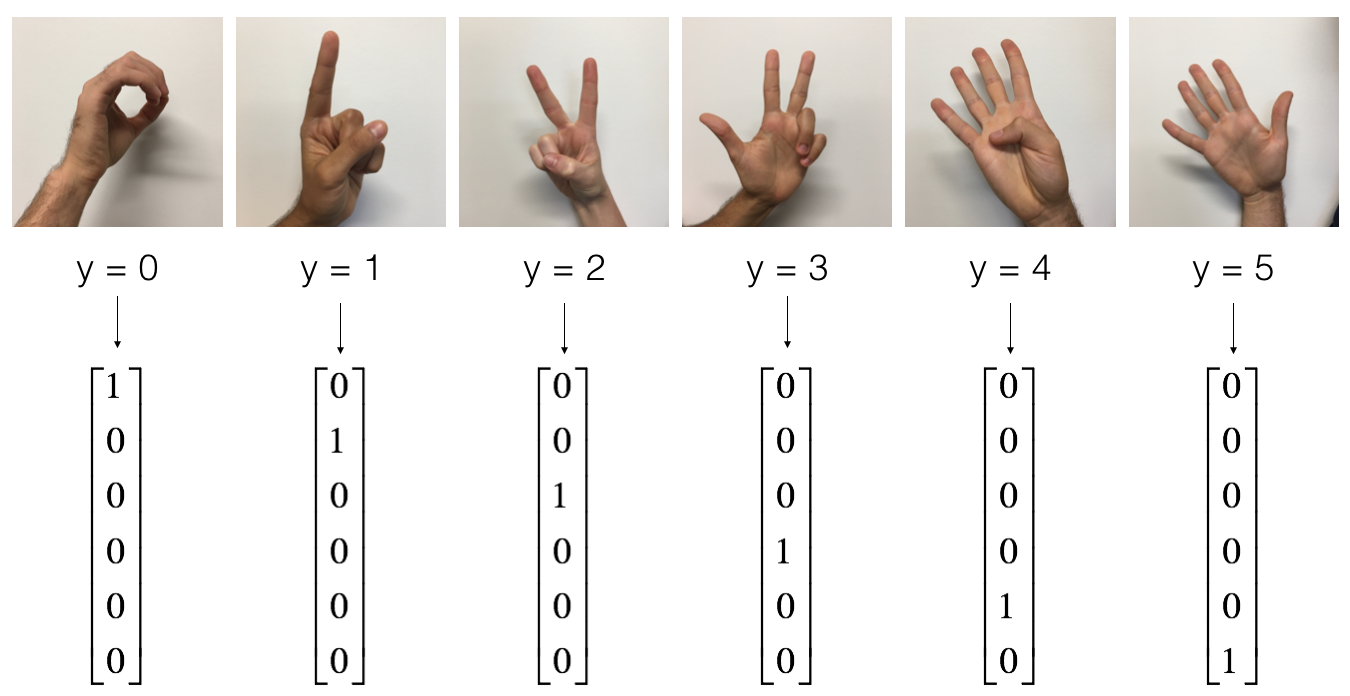
#> input picture Realtime-Hand-Gesture-Recognition/images/signs_data_kiank.png, 1350 x 696 px
$ python -i data_processing.py   (imports and definitions only)
#> lines starting #> are read from the running program, lines starting #| are printed output that depends on the picture; after the words box and inside, x2 and y2 are one past the last pixel; in counts of white or black regions, pixels touching at a corner belong together
#> further down, picture is the input picture: shape (696, 1350, 3); mean B, G, R 226.1, 229.2, 232.8
### Realtime-Hand-Gesture-Recognition/resnets_utils.py
import os
import numpy as np
import tensorflow as tf
import h5py
import math


def load_dataset():
    train_dataset = h5py.File('datasets/train_signs.h5', "r")
    train_set_x_orig = np.array(train_dataset["train_set_x"][:])  # your train set features
    train_set_y_orig = np.array(train_dataset["train_set_y"][:])  # your train set labels

    test_dataset = h5py.File('datasets/test_signs.h5', "r")
    test_set_x_orig = np.array(test_dataset["test_set_x"][:])  # your test set features
    test_set_y_orig = np.array(test_dataset["test_set_y"][:])  # your test set labels

    classes = np.array(test_dataset["list_classes"][:])  # the list of classes

    train_set_y_orig = train_set_y_orig.reshape((1, train_set_y_orig.shape[0]))
    test_set_y_orig = test_set_y_orig.reshape((1, test_set_y_orig.shape[0]))

    return train_set_x_orig, train_set_y_orig, test_set_x_orig, test_set_y_orig, classes


# [40 lines left out: function random_mini_batches, not called in this run]


def convert_to_one_hot(Y, C):
    Y = np.eye(C)[Y.reshape(-1)].T
    return Y


# [54 lines left out: functions forward_propagation_for_predict, predict, not called in this run]

### Realtime-Hand-Gesture-Recognition/data_processing.py
from resnets_utils import *
import cv2

# Data orignal
# [1 line that did not run here, left out]

# [1 line that did not run here, left out]
# [1 line that did not run here, left out]


def cup_background(frame):
    # HSV thresholding: Loại bỏ càng nhiều nền càng tốt
    hsv = cv2.cvtColor(frame, cv2.COLOR_BGR2HSV)
#> hsv: shape (696, 1350, 3); mean H, S, V 5.3, 10.8, 232.8
    lower_blue = np.array([0, 0, 120])
    upper_blue = np.array([180, 38, 255])

    # Tạo mask
    mask = cv2.inRange(hsv, lower_blue, upper_blue)
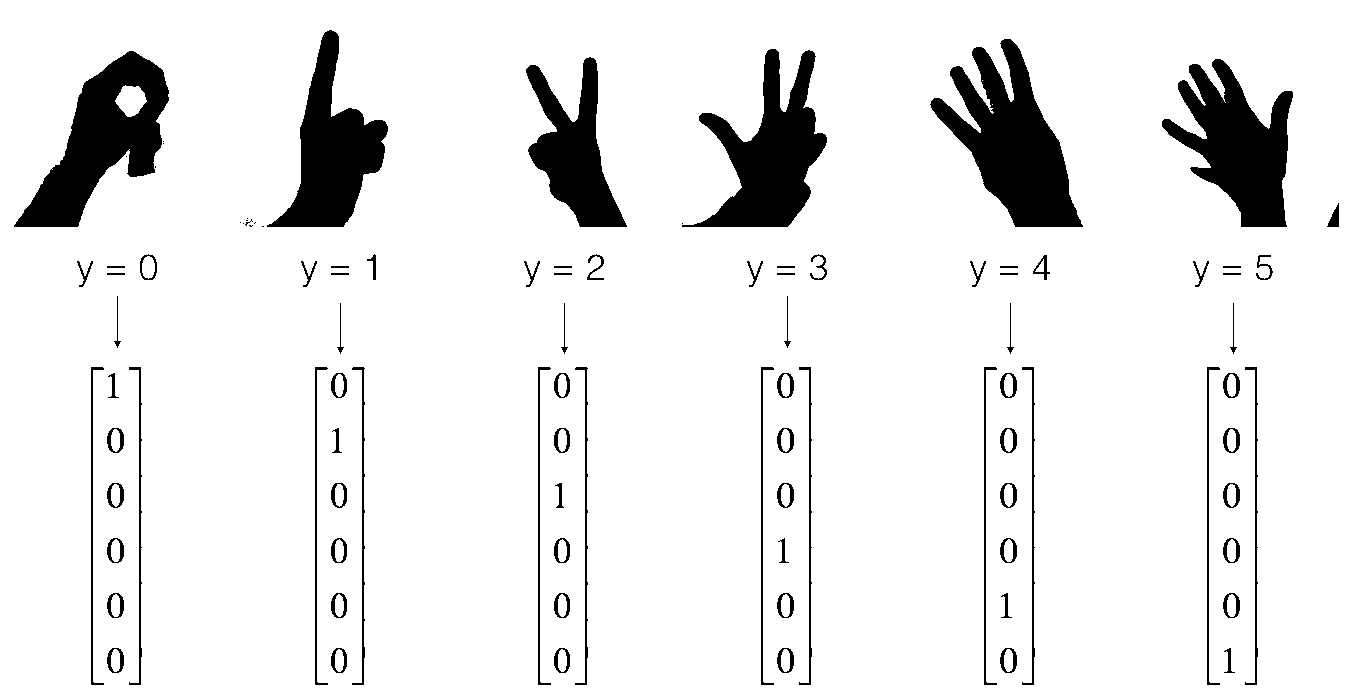
#> mask: shape (696, 1350); 91.2% white; 98 black regions (13 under 20 px), largest, box (x1, y1, x2, y2) and area: (930, 39, 1083, 227) 13397, (14, 51, 169, 227) 11892, (682, 49, 827, 227) 11336
    result = cv2.bitwise_and(frame, frame, mask=mask)
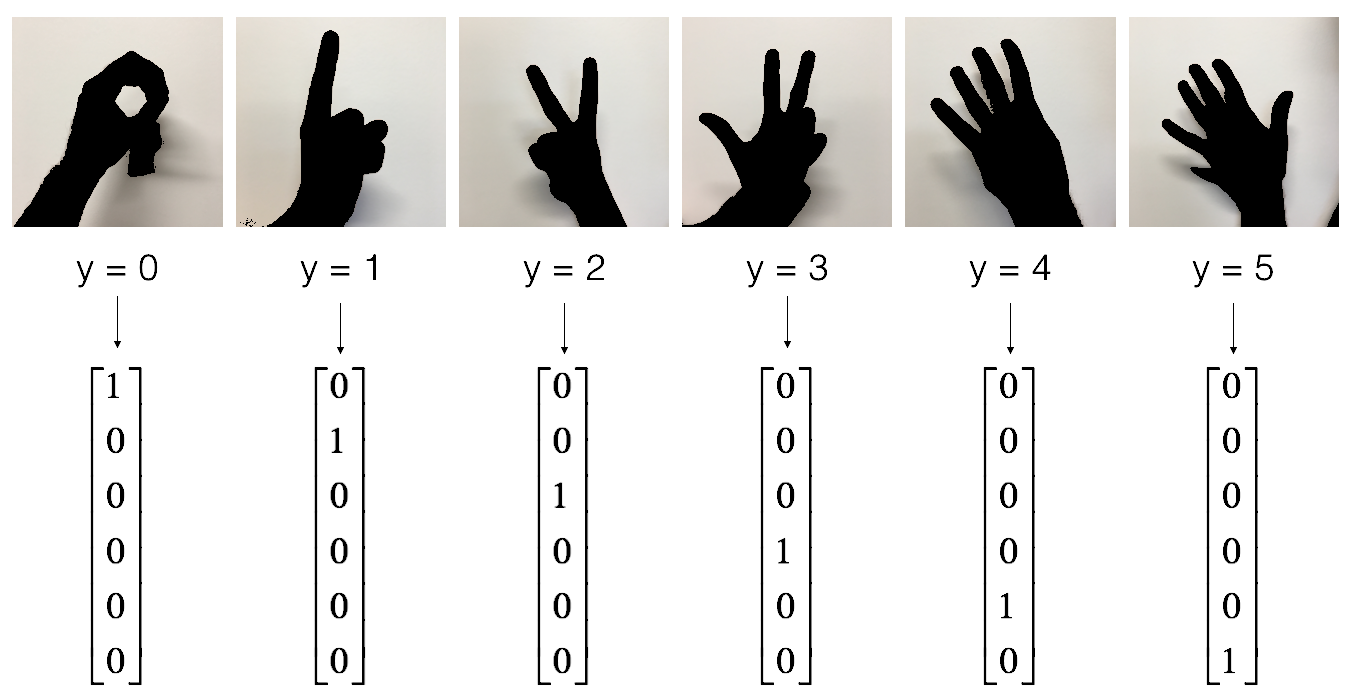
#> result: shape (696, 1350, 3); mean B, G, R 220, 221.6, 222.5
    b, g, r = cv2.split(result)
    filter = g.copy()

    ret, mask = cv2.threshold(filter, 10, 255, 1)

    # Ảnh đầu vào nền đen, nổi bật giữa trắng.
    frame[mask == 0] = 0
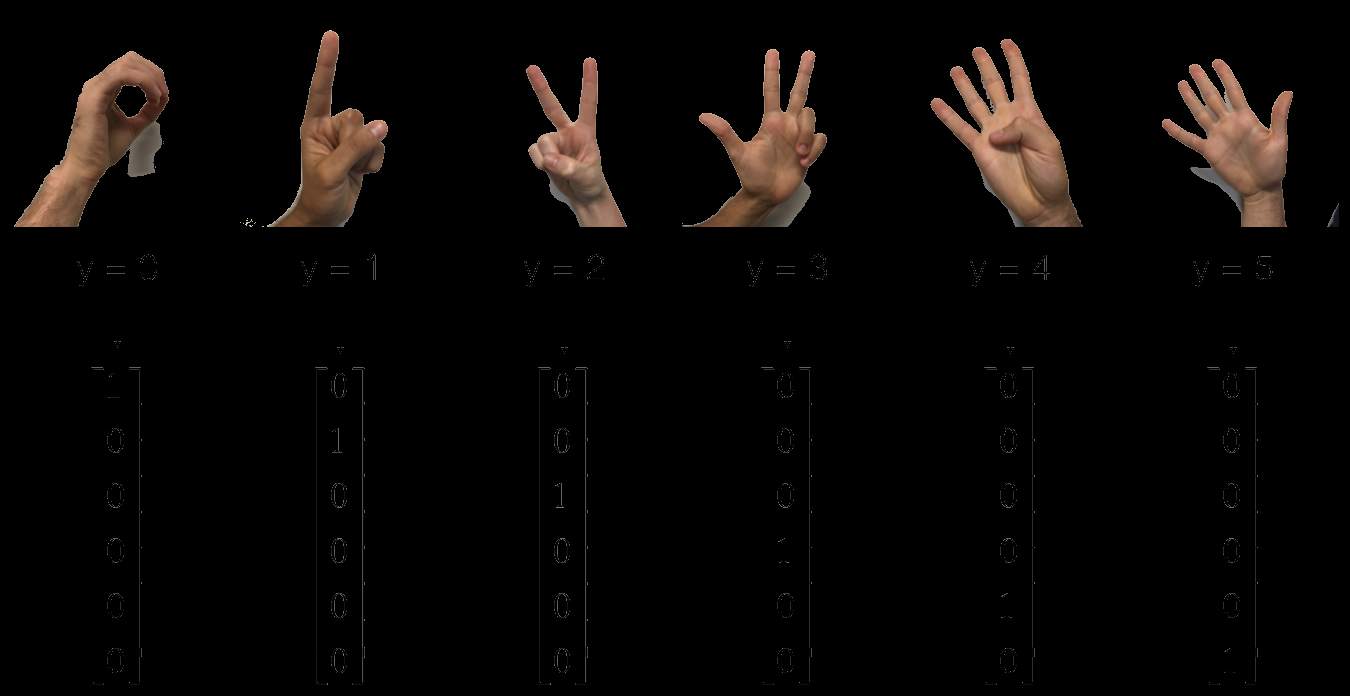
#> frame: shape (696, 1350, 3); mean B, G, R 6.1, 7.5, 10.2
    frame[mask != 0] = 255

    return frame


# [1 line that did not run here, left out]
# [1 line that did not run here, left out]

# Cup background X_tran

# [1 line that did not run here, left out]
# [1 line that did not run here, left out]

# [7 lines not run here, left out]

# [4 lines of commented-out code are left out]

>>> import cv2
>>> picture = cv2.imread('images/signs_data_kiank.png')
>>> result = cup_background(picture)
